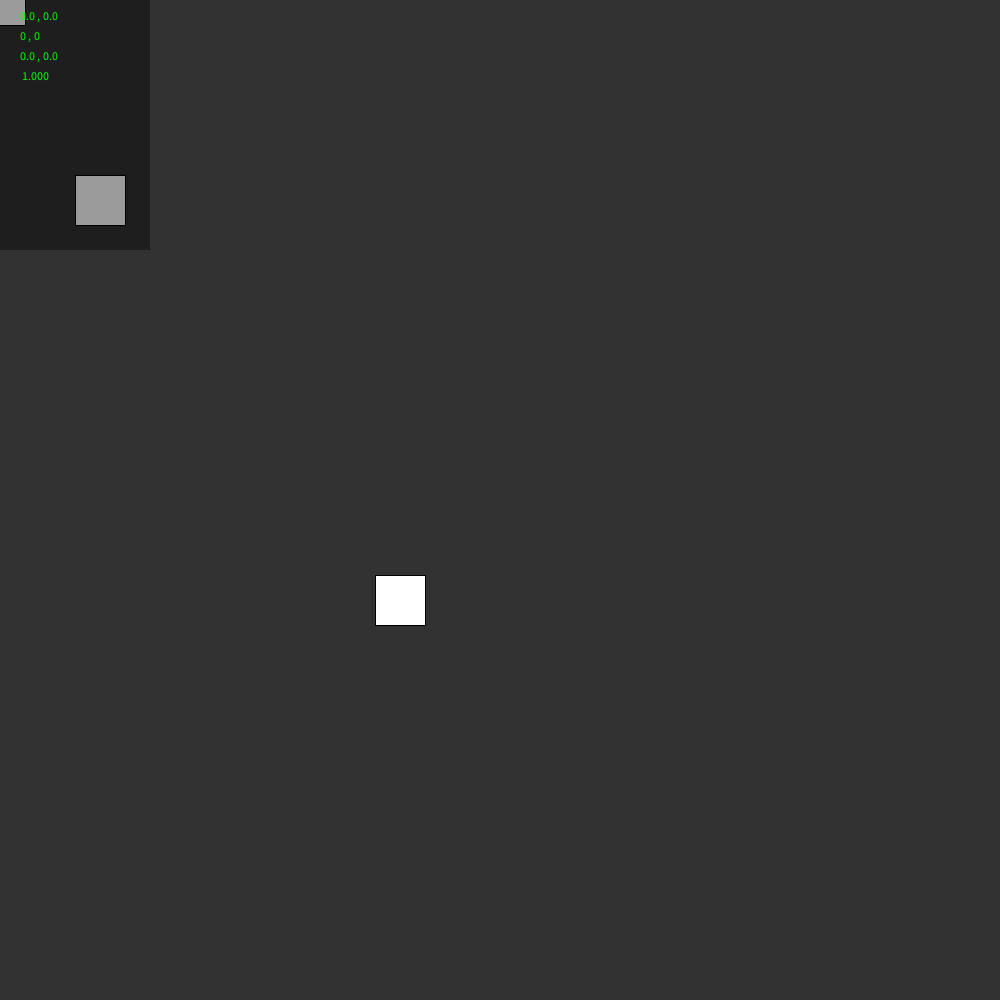
Frame 1 (no input)
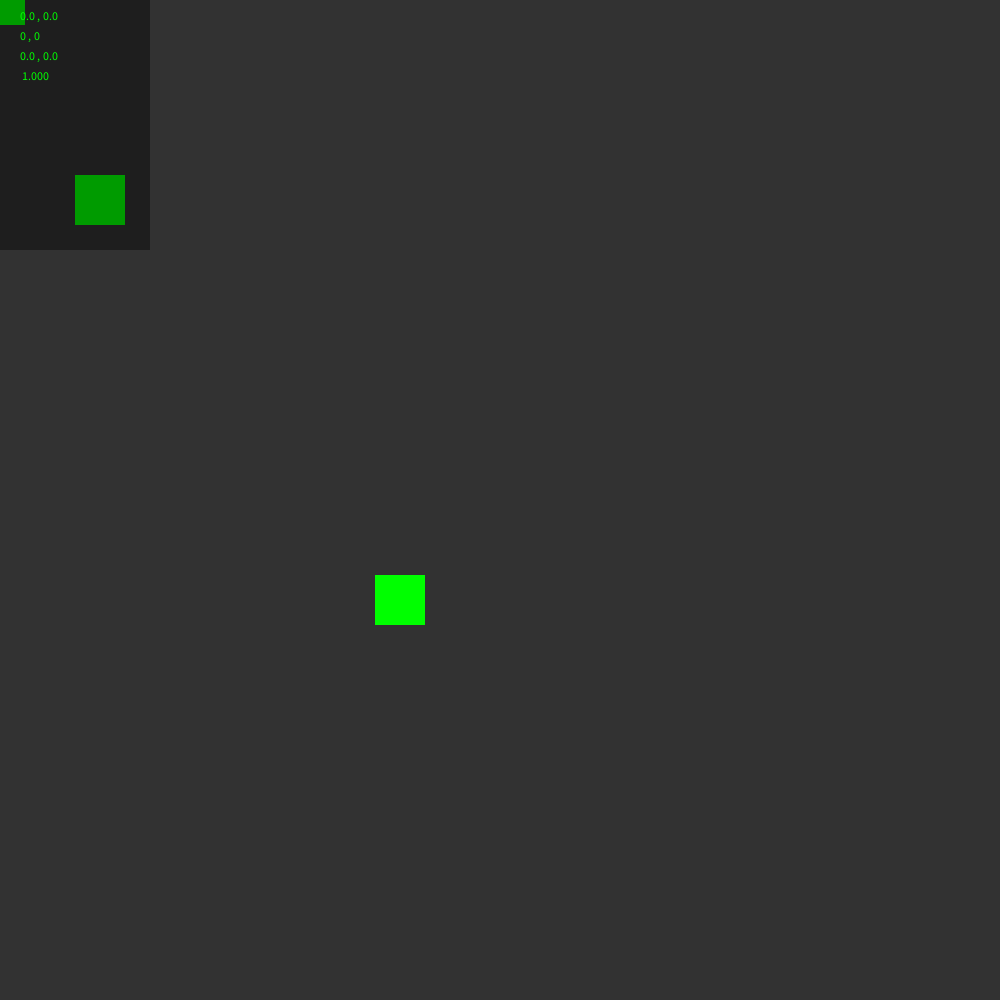
Frame 60 (the mouse pressed at the canvas centre just before this capture)
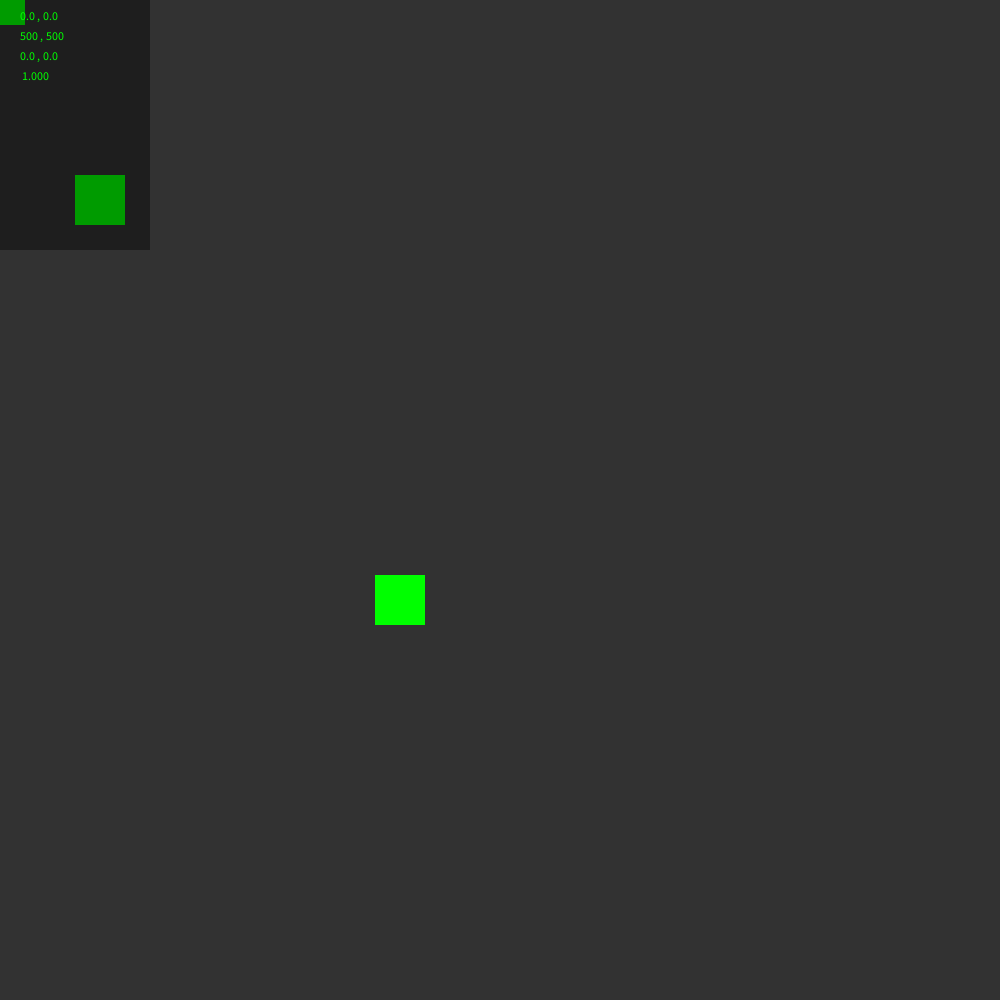
Frame 120 (the mouse held since frame 60 and released just before this capture)

The Processing sketch that drew these frames (run headless with seeded random() and noise(); from frame 60 on, the mouse is pressed at the canvas centre):

// Processing sketch: Jeu_Ptet_Un_Rpg_Je_Sais_Pas
// ── Jeu_Ptet_Un_Rpg_Je_Sais_Pas.pde
 //<>//
//---------------------------------------------------------------------------------------------------------------------------------------------

void setup() {
  size(1000, 1000);
}

//---------------------------------------------------------------------------------------------------------------------------------------------
int verif;
void draw() {
  background(50);


  //----------------------------------FOND



  Camera();
  pushMatrix();                     //Sauvegarde des transformations
  
  scale(echelle); 
  translate(xOrigine, yOrigine);    //Placement de l'origine du fond
  
  Villageois();

  popMatrix();                      //Restauration de la sauvegarde


  //----------------------------------INTERFACE 
  Debug();
}

// ── Camera.pde
float echelle = 1; //<>//

float xOrigine;
float yOrigine;

float xsouris;
float ysouris;

void Camera() {

  if (sourisLeft == true) {
    xOrigine = xOrigine + (mouseX - xsouris)/echelle;
    xsouris = mouseX;

    yOrigine = yOrigine + (mouseY - ysouris)/echelle;
    ysouris = mouseY;
  }
}

// ── Debug.pde
void Debug() {
  noStroke();
  fill(0, 0, 0, 100);
  rect(0, 0, 300, 500);


  fill(0, 255, 0);
  text(xsouris + " , " + ysouris, 20, 20);
  text(mouseX + " , " + mouseY, 20, 40);
  text(xOrigine + " , " + yOrigine, 20, 60);
  text(echelle, 20, 80);
}

// ── Souris.pde
boolean sourisLeft = false;

void mousePressed() {
  if (mouseButton == LEFT) {
    xsouris = mouseX;
    ysouris = mouseY;
    sourisLeft = true;
  }
}

void mouseReleased() {
  if (mouseButton == LEFT) {
    sourisLeft = false;
  }
}

void mouseWheel(MouseEvent event) {
  float e = event.getCount();
  float changementEchelle = 0.75;

  if (e ==  1) echelle = echelle * changementEchelle;
  if (e == -1) echelle = echelle / changementEchelle;
}

// ── Villageois.pde
class Villageois {
  float x;
  float y;
  float rayon;
  float orientation;
  float xdest;
  float ydest;

  boolean arrive = true;
  boolean attend = true;

  Villageois(float newx, float newy, float newrayon, float newori) {
    x = newx;
    y = newy;
    rayon = newrayon;
    orientation = newori;
  }

  void Affichage() {
    rectMode(CENTER);
    rect(x, y, 50, 50);
  }

  void Deplacement(int vitesse) {

    if (mousePressed == true && mouseButton == RIGHT) {
      xdest = (mouseX/echelle - xOrigine);
      ydest = (mouseY/echelle - yOrigine);
      arrive = false;
    }

    if (arrive == false) {
      if (abs(x-xdest) > vitesse+1) {
        if (x - xdest < 0 ) x = x + vitesse;
        if (x - xdest > 0 ) x = x - vitesse;    //Arrivé = true   -->  Deplacement vers le point
      }
      if (abs(y-ydest) > vitesse+1) {
        if (y - ydest < 0 ) y = y + vitesse;
        if (y - ydest > 0 ) y = y - vitesse;
      }
    }
  }
}

void Villageois() {
  no1.Deplacement(2);
  no1.Affichage();

  no2.Deplacement(4);
  no2.Affichage();
  
  no3.Deplacement(10);
  no3.Affichage();
}



Villageois no1 = new Villageois(0, 0, 100, 0);
Villageois no2 = new Villageois(400, 600, 100, 0);
Villageois no3 = new Villageois(100, 200, 100, 0);
